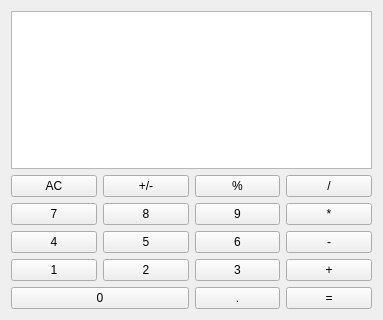
<?xml version="1.0" encoding="UTF-8"?>
<ui version="4.0">
 <class>Form</class>
 <widget class="QWidget" name="Form">
  <property name="geometry">
   <rect>
    <x>0</x>
    <y>0</y>
    <width>383</width>
    <height>320</height>
   </rect>
  </property>
  <property name="windowTitle">
   <string>Form</string>
  </property>
  <layout class="QVBoxLayout" name="verticalLayout_2">
   <item>
    <layout class="QVBoxLayout" name="verticalLayout">
     <item>
      <widget class="QTextBrowser" name="textBrowser"/>
     </item>
    </layout>
   </item>
   <item>
    <layout class="QGridLayout" name="gridLayout">
     <item row="3" column="5">
      <widget class="QPushButton" name="Plus_Button">
       <property name="text">
        <string>+</string>
       </property>
      </widget>
     </item>
     <item row="1" column="4">
      <widget class="QPushButton" name="Nine_Button">
       <property name="text">
        <string>9</string>
       </property>
      </widget>
     </item>
     <item row="2" column="4">
      <widget class="QPushButton" name="Six_Button">
       <property name="text">
        <string>6</string>
       </property>
      </widget>
     </item>
     <item row="3" column="4">
      <widget class="QPushButton" name="Three_Button">
       <property name="text">
        <string>3</string>
       </property>
      </widget>
     </item>
     <item row="2" column="5">
      <widget class="QPushButton" name="Minus_Button">
       <property name="text">
        <string>-</string>
       </property>
      </widget>
     </item>
     <item row="1" column="2">
      <widget class="QPushButton" name="Seven_Button">
       <property name="text">
        <string>7</string>
       </property>
      </widget>
     </item>
     <item row="4" column="4">
      <widget class="QPushButton" name="Point_Button">
       <property name="text">
        <string>.</string>
       </property>
      </widget>
     </item>
     <item row="2" column="2">
      <widget class="QPushButton" name="Four_Button">
       <property name="text">
        <string>4</string>
       </property>
      </widget>
     </item>
     <item row="3" column="2">
      <widget class="QPushButton" name="One_Button">
       <property name="text">
        <string>1</string>
       </property>
      </widget>
     </item>
     <item row="2" column="3">
      <widget class="QPushButton" name="Five_Button">
       <property name="text">
        <string>5</string>
       </property>
      </widget>
     </item>
     <item row="3" column="3">
      <widget class="QPushButton" name="Two_Button">
       <property name="text">
        <string>2</string>
       </property>
      </widget>
     </item>
     <item row="1" column="3">
      <widget class="QPushButton" name="Eight_Button">
       <property name="text">
        <string>8</string>
       </property>
      </widget>
     </item>
     <item row="1" column="5">
      <widget class="QPushButton" name="Times_Button">
       <property name="text">
        <string>*</string>
       </property>
      </widget>
     </item>
     <item row="0" column="5">
      <widget class="QPushButton" name="Divide_Button">
       <property name="text">
        <string>/</string>
       </property>
      </widget>
     </item>
     <item row="4" column="5">
      <widget class="QPushButton" name="Result_Button">
       <property name="text">
        <string>=</string>
       </property>
      </widget>
     </item>
     <item row="0" column="4">
      <widget class="QPushButton" name="Percentage_Button">
       <property name="text">
        <string>%</string>
       </property>
      </widget>
     </item>
     <item row="0" column="3">
      <widget class="QPushButton" name="P_or_N_Button">
       <property name="text">
        <string>+/-</string>
       </property>
      </widget>
     </item>
     <item row="0" column="2">
      <widget class="QPushButton" name="AC_Button">
       <property name="text">
        <string>AC</string>
       </property>
      </widget>
     </item>
     <item row="4" column="2" colspan="2">
      <widget class="QPushButton" name="Zero_Button">
       <property name="text">
        <string>0</string>
       </property>
      </widget>
     </item>
    </layout>
   </item>
  </layout>
 </widget>
 <resources/>
 <connections/>
</ui>
